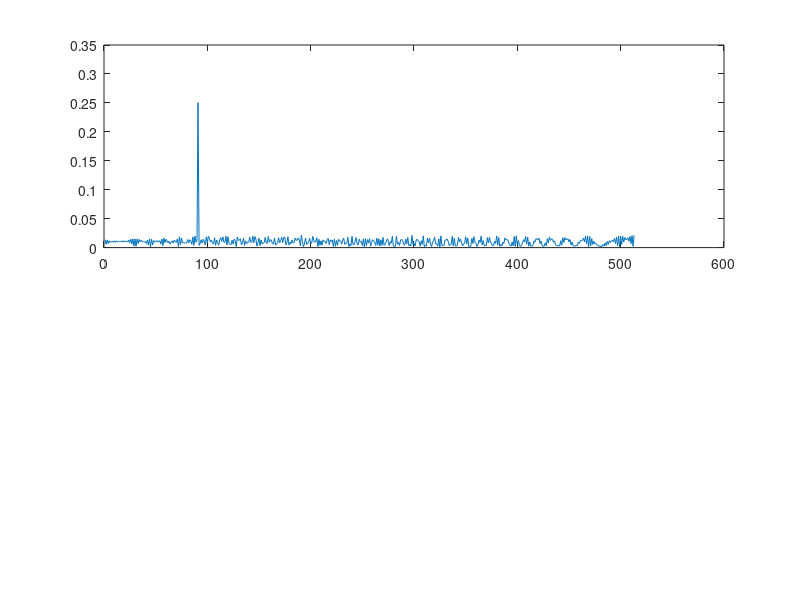

MATLAB code for this plot: (Note: this script raises an error after producing the figure.)
clear all
clc;

%% Radar Specifications 
%%%%%%%%%%%%%%%%%%%%%%%%%%%
% Frequency of operation = 77GHz
% Max Range = 200m
% Range Resolution = 1 m
% Max Velocity = 100 m/s
%%%%%%%%%%%%%%%%%%%%%%%%%%%

%speed of light = 3e8
%% User Defined Range and Velocity of target
%% You will provide the initial range and velocity of the target. 
%% Range cannot exceed the max value of 200m and velocity can be any value in the range of -70 to + 70 m/s.
% *%TODO* :
% define the target's initial position and velocity. Note : Velocity
% remains contant
initRange = 90;
initVel = -5;

%% FMCW Waveform Generation
% *%TODO* :
%Design the FMCW waveform by giving the specs of each of its parameters.
% Calculate the Bandwidth (B), Chirp Time (Tchirp) and Slope (slope) of the FMCW
% chirp using the requirements above.
c = 3*10^8; % speed of light
maxRange = 200; % (m)
rangeRes = 1; % (m)

%% Bandwidth(Bsweep)=speedoflight/(2∗rangeResolution)
%% Tchirp = 5.5 * 2 * Rmax /c
%% Slope = Bandwidth / chirpT
bandwidth = c / (2*rangeRes);
Tchirp = 5.5 * 2 * maxRange / c; % 5.5 times of the trip time for maximum range
slope = bandwidth / Tchirp;
fprintf("Bsweep: %f\n", bandwidth);
fprintf("Tchirp: %f\n", Tchirp);
fprintf("slope: %f\n", slope);

%Operating carrier frequency of Radar 
fc= 77e9;             %carrier freq
                                                
%The number of chirps in one sequence. Its ideal to have 2^ value for the ease of running the FFT
%for Doppler Estimation. 
Nd=128;                   % #of doppler cells OR #of sent periods % number of chirps

%The number of samples on each chirp. 
Nr=1024;                  %for length of time OR # of range cells

% Timestamp for running the displacement scenario for every sample on each
% chirp
t=linspace(0,Nd*Tchirp,Nr*Nd); %total time for samples

%Creating the vectors for Tx, Rx and Mix based on the total samples input.
Tx=zeros(1,length(t)); %transmitted signal
Rx=zeros(1,length(t)); %received signal
Mix = zeros(1,length(t)); %beat signal

%Similar vectors for range_covered and time delay.
r_t=zeros(1,length(t));
td=zeros(1,length(t));


%% Signal generation and Moving Target simulation
% Running the radar scenario over the time. 
deltaT = t(2) - t(1);
for i=1:length(t)
    
    % *%TODO* :
    %For each time stamp update the Range of the Target for constant velocity. 
    r_t(i) = initRange + deltaT*initVel;
    td(i) = (2 * r_t(i)) / c; 
    % *%TODO* :
    %For each time sample we need update the transmitted and
    %received signal. 
    Tx(i) = cos(2*pi*(fc*t(i) + slope*t(i)^2/2));
    Rx(i) = cos(2*pi*(fc*(t(i)-td(i)) + slope*(t(i)-td(i))^2/2));
    
    % *%TODO* :
    %Now by mixing the Transmit and Receive generate the beat signal
    %This is done by element wise matrix multiplication of Transmit and
    %Receiver Signal
    Mix(i) = Tx(i).* Rx(i);
    
end

%% RANGE MEASUREMENT

 % *%TODO* :
%reshape the vector into Nr*Nd array. Nr and Nd here would also define the size of
%Range and Doppler FFT respectively.

X_2d = reshape(Mix, [Nr, Nd]);

 % *%TODO* :
%run the FFT on the beat signal along the range bins dimension (Nr) and
%normalize.
Y = fft(X_2d(1:Nr,1))/Nr;

 % *%TODO* :
% Take the absolute value of FFT output
Y = abs(Y);

 % *%TODO* :
% Output of FFT is double sided signal, but we are interested in only one side of the spectrum.
% Hence we throw out half of the samples.
Y = Y(1:Nr/2+1);

%plotting the range
figure ('Name','Range from First FFT')
subplot(2,1,1)

% *%TODO* :
% plot FFT output 
plot(Y); 
title("The 1st FFT output for the target located at " + initRange + "(m)");
xlabel('Distance(m)');
ylabel('|Y|');
 
axis ([0 200 0 1]);

%% RANGE DOPPLER RESPONSE
% The 2D FFT implementation is already provided here. This will run a 2DFFT
% on the mixed signal (beat signal) output and generate a range doppler
% map.You will implement CFAR on the generated RDM

% Range Doppler Map Generation.

% The output of the 2D FFT is an image that has reponse in the range and
% doppler FFT bins. So, it is important to convert the axis from bin sizes
% to range and doppler based on their Max values.

Mix=reshape(Mix,[Nr,Nd]);

% 2D FFT using the FFT size for both dimensions.
sig_fft2 = fft2(Mix,Nr,Nd);

% Taking just one side of signal from Range dimension.
sig_fft2 = sig_fft2(1:Nr/2,1:Nd);
sig_fft2 = fftshift (sig_fft2);
RDM = abs(sig_fft2);
RDM = 10*log10(RDM) ;

%use the surf function to plot the output of 2DFFT and to show axis in both
%dimensions
doppler_axis = linspace(-100,100,Nd);
range_axis = linspace(-200,200,Nr/2)*((Nr/2)/400);
figure,surf(doppler_axis,range_axis,RDM);

%% CFAR implementation

%Slide Window through the complete Range Doppler Map

% *%TODO* :
%Select the number of Training Cells in both the dimensions.
Tr = 10; % The number of Training Cells row
Td = 8; % The number of Training Cells column

% *%TODO* :
%Select the number of Guard Cells in both dimensions around the Cell under 
%test (CUT) for accurate estimation
Gr = 4; % The number of Guard Cells row
Gd = 4; % The number of Guard Cells column

% *%TODO* :
% offset the threshold by SNR value in dB
offset = 9; 

% *%TODO* :
%Create a vector to store noise_level for each iteration on training cells
noise_level = zeros(1,1);


% *%TODO* :
%design a loop such that it slides the CUT across range doppler map by
%giving margins at the edges for Training and Guard Cells.
%For every iteration sum the signal level within all the training
%cells. To sum convert the value from logarithmic to linear using db2pow
%function. Average the summed values for all of the training
%cells used. After averaging convert it back to logarithimic using pow2db.
%Further add the offset to it to determine the threshold. Next, compare the
%signal under CUT with this threshold. If the CUT level > threshold assign
%it a value of 1, else equate it to 0.

% *%TODO* :
% The process above will generate a thresholded block, which is smaller 
%than the Range Doppler Map as the CUT cannot be located at the edges of
%matrix. Hence,few cells will not be thresholded. To keep the map size same
% set those values to 0. 

% iterate from start to the end of row and column of Cell Under Test(CUT) 
for i = Tr+Gr+1 : Nr/2-(Gr+Tr)
    for j = Td+Gd+1 : Nd-(Gd+Td)
        % initialize noise_level every new Cell Under Test
        noise_level = 0;
        % iterate from start to the end of row and column of training cells
        for p = i-(Tr+Gr) : i+Tr+Gr
            for q = j-(Td+Gd) : j+Td+Gd
                % Traning cell area
                if(abs(i-p)>Gr || abs(j-q)>Gd)
                    % adding all the values in training cells
                    % fprintf("p,q: (%d, %d) \n", p,q);
                    noise_level = noise_level + db2pow(RDM(p,q));
                end
            end
        end
        % Calculate threshold by averaging sum of noise_level which is
        % the value of training cell
        threshold = pow2db(noise_level / ( (2*Tr+2*Gr+1)*(2*Td+2*Gd+1)-(2*Gr+1)*(2*Gd+1)) );
        % fprintf("noise_level avg: %f, threshold: %f \n",noise_level / ((2*Tr+2*Gr+1)*(2*Td+2*Gd+1)-(2*Gr+1)*(2*Gd+1)), threshold )
        % Add the SNR offset to the threshold
        threshold = threshold + offset;

        % Measure the signal in Cell Under Test(CUT) and compare
        % against
        CUT = RDM(i,j);
        if (CUT < threshold)
            RDM(i,j) =0;
        else
            RDM(i,j) = 1;
        end
    end
end

% Since the cell under test are not located at the edges, due to the training cells occupying the edges, 
% suppress the edges to zero. Any cell value that is neither 1 nor a 0, assign it a zero.
filteringIdx = (RDM~=0 & RDM~=1);
RDM(filteringIdx) = 0;

% *%TODO* :
%display the CFAR output using the Surf function like we did for Range
%Doppler Response output.
doppler_axis = linspace(-100,100,Nd);
range_axis = linspace(-200,200,Nr/2)*((Nr/2)/400);
figure,surf(doppler_axis,range_axis,RDM);
% figure,surf(doppler_axis,range_axis,'replace this with output');
colorbar;


 
 